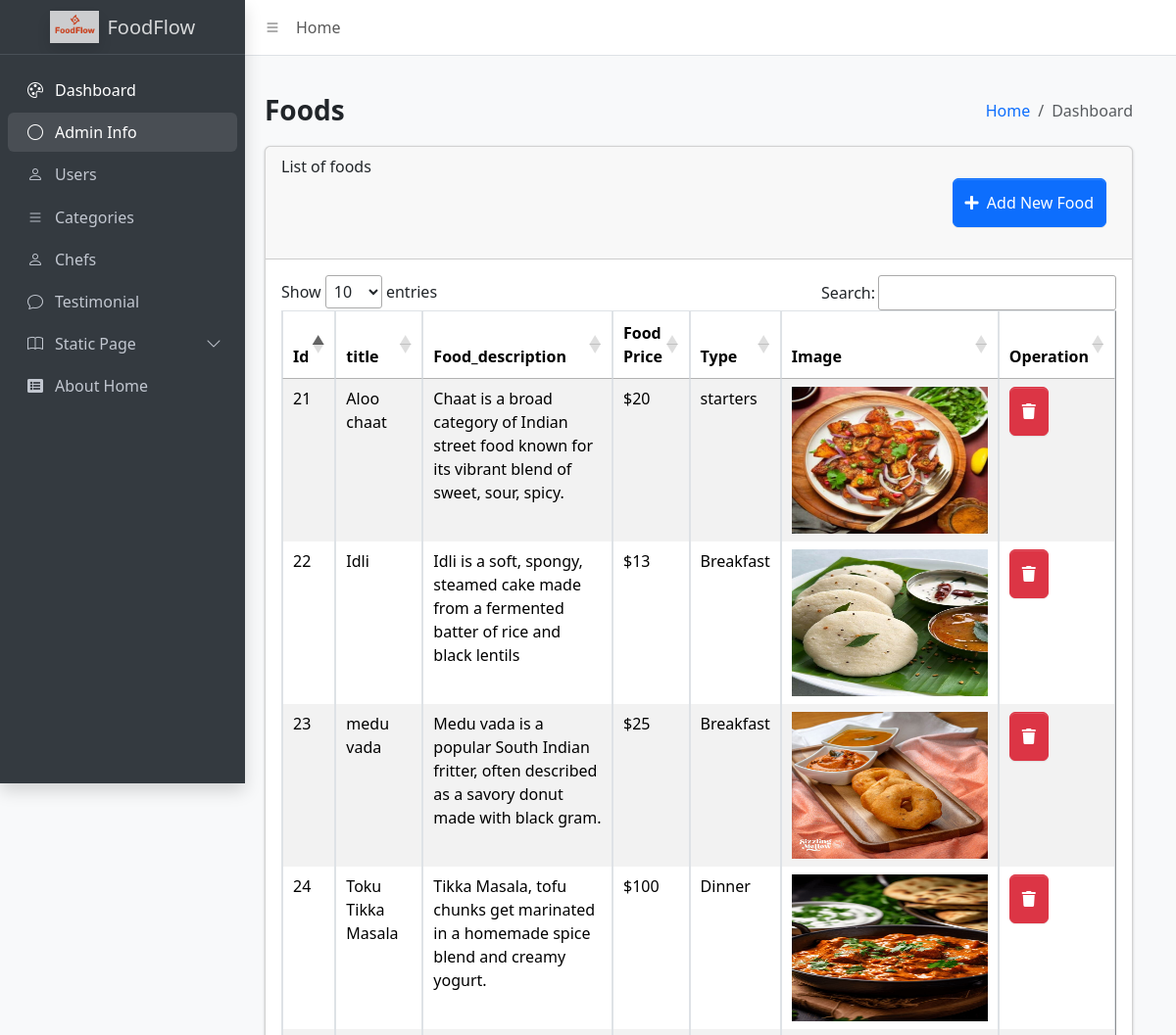
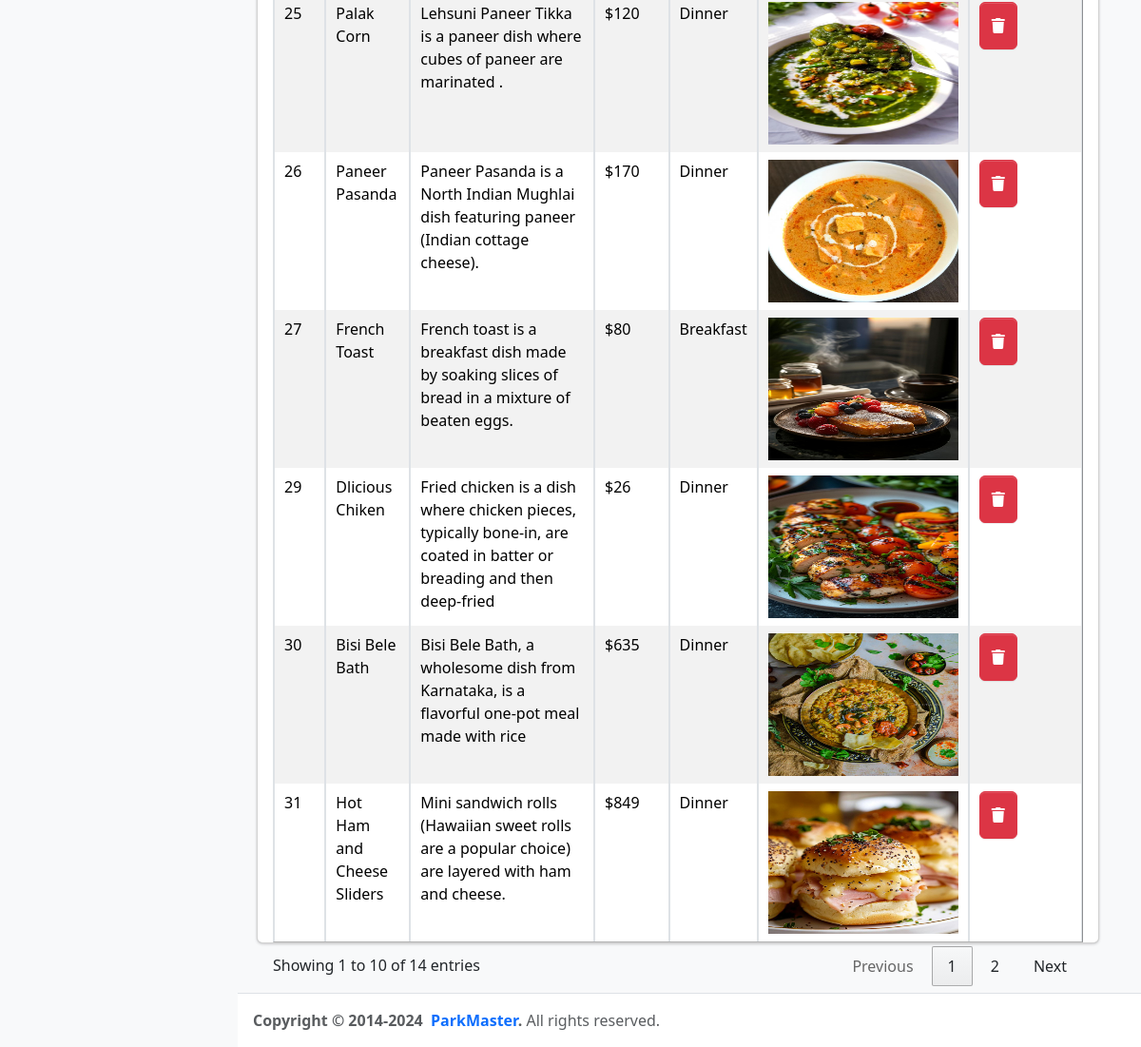
/Admin/category_info.php, run on the app's committed database (2 pictures, top to bottom).
### tables this page shows
CREATE TABLE `categories` (
  `id` int(11) NOT NULL,
  `food_title` varchar(250) NOT NULL,
  `food_description` varchar(250) NOT NULL,
  `food_price` varchar(250) NOT NULL,
  `type` varchar(250) NOT NULL,
  `image` varchar(250) NOT NULL
);

### Admin/category_info.php (the view, shortened to what this page needs)
<?php
require_once '../common/config.php';
require_once 'includes/header.php';
require_once 'includes/aside.php';
?>
<div class="row align-items-center mb-3">
  <div class="col-sm-6">
    <h3 class="mb-0 fw-semibold">Foods  </h3>
  </div>
  <div class="col-sm-6">
    <nav aria-label="breadcrumb">
      <ol class="breadcrumb justify-content-sm-end mb-0">
        <li class="breadcrumb-item"><a href="dashboard.php">Home</a></li>
        <li class="breadcrumb-item active" aria-current="page">Dashboard</li>
      </ol>
    </nav>
  </div>
</div>
<div class="row">
      <div class="col-md-12">
        <div class="card mb-4" style="height: 1900px;">
          <div class="card-header" >
                 List of foods
                 <div class="mb-4 btn_user">
                  <button type="button" class="btn btn-primary" data-bs-toggle="modal" data-bs-target="#newfood">
                    <i class="fa fa-plus"></i>&nbsp; Add New Food
                  </button>
                </div>
            </div>
               <div class="card-body">
                          <table id="myTable1" class="table table-striped table table-bordered mt-5"  border="1px" cellspacing="0" width="100%"    >
                            <thead>
                              <tr>
                              <th scope="col">Id</th>
                                <th scope="col">title</th>
                                <th scope="col">Food_description</th>
                                <th scope="col">Food Price</th>
                                <th scope="col">Type</th>
                                <th scope="col">Image</th>
                                <th scope="col">Operation</th>
                              </tr>
                            </thead>
                            <tbody>
                              <?php
                              $select = "SELECT * FROM categories";
                              $result = mysqli_query($con_query, $select);
                              while ($row = mysqli_fetch_assoc($result)) {
                              ?>
                                <tr>
                                <td><?php echo $row['id']; ?></td>
                                <td><?php echo $row['food_title']; ?></td>
                                  <td><?php echo $row['food_description']; ?></td>
                                  <td><?php echo $row['food_price']; ?></td>
                                  <td><?php echo $row['type']; ?></td>
                                  <td><img src="../../foodflow/user/assets/image/<?php echo $row['image']; ?>" width="200px" height="150px"></td>
                                  <td id="mytd">
                                  <a href="#"><button class="btn  btn-danger delete_btn" data-id="<?php echo $row['id']; ?>"><i class="fa fa-trash"></i></button></a>
                                    </td>
                                </tr>
                              <?php
                              }
                              ?>
                            </tbody>
                          </table>
                    </div>
                  </div>
                </div>
              </div>
<?php
require_once 'includes/footer.php';
?>

### Admin/includes/header.php (shortened to what this page needs)
<!doctype html>
<html lang="en">
  <head>
    <link rel="stylesheet" href="assets/css/adminlte.css" />
    <link
      rel="stylesheet"
      href="https://cdn.jsdelivr.net/npm/@fontsource/source-sans-3@5.0.12/index.css"
    />
    <link rel="stylesheet" href="https://cdn.datatables.net/1.13.5/css/jquery.dataTables.min.css" />
    <link
      rel="stylesheet"
      href="https://cdn.jsdelivr.net/npm/overlayscrollbars@2.10.1/styles/overlayscrollbars.min.css"
    />
    <link
      rel="stylesheet"
      href="https://cdn.jsdelivr.net/npm/bootstrap-icons@1.11.3/font/bootstrap-icons.min.css"
    />
    <link rel="stylesheet" href="https://stackpath.bootstrapcdn.com/font-awesome/4.7.0/css/font-awesome.min.css">
    <link href="https://cdn.jsdelivr.net/npm/@fortawesome/fontawesome-free@6.0.0/css/all.min.css" rel="stylesheet">
     <link href="https://cdnjs.cloudflare.com/ajax/libs/font-awesome/5.15.3/css/all.min.css" rel="stylesheet">
     <link href="https://cdn.jsdelivr.net/npm/bootstrap@5.3.5/dist/css/bootstrap.min.css" rel="stylesheet">
    <link
      rel="stylesheet"
      href="https://cdn.jsdelivr.net/npm/jsvectormap@1.5.3/dist/css/jsvectormap.min.css"
    />
  </head>
  <body class="layout-fixed sidebar-expand-lg bg-body-tertiary">
    <div class="app-wrapper">
      <nav class="app-header navbar navbar-expand bg-body">
        <div class="container-fluid">
          <ul class="navbar-nav">
            <li class="nav-item">
              <a class="nav-link" data-lte-toggle="sidebar" href="#" role="button">
                <i class="bi bi-list"></i>
              </a>
            </li>
            <li class="nav-item d-none d-md-block"><a href="./dashboard.php" class="nav-link">Home</a></li>
          </ul>
          <ul class="navbar-nav ms-auto">
            <li class="nav-item dropdown user-menu">
              <a href="#" class="nav-link dropdown-toggle" data-bs-toggle="dropdown">
              </a>
            </li>
          </ul>
        </div>
      </nav>

### Admin/includes/aside.php (shortened to what this page needs)
<aside class="app-sidebar bg-body-secondary shadow" data-bs-theme="dark">
    <div class="sidebar-brand">
      <a href="./index.html" class="brand-link">
        <img
          src="assets/img/loggo.png"
          alt="AdminLTE Logo"
          class="brand-image opacity-75 shadow"
        />
        <span class="brand-text fw-light">FoodFlow</span>
      </a>
    </div>
    <div class="sidebar-wrapper">
      <nav class="mt-2">
        <ul
          class="nav sidebar-menu flex-column"
          data-lte-toggle="treeview"
          role="menu"
          data-accordion="false"
        >
          <li class="nav-item menu-open">
            <a href="dashboard.php" class="nav-link active">
              <i class="nav-icon bi bi-palette"></i>
              <p>
     Dashboard
              </p>
            </a>
            <ul class="nav nav-treeview">
              <li class="nav-item">
                <a href="admin_info.php" class="nav-link active">
                  <i class="nav-icon bi bi-circle"></i>
                  <p>Admin Info</p>
                </a>
              </li>
              <li class="nav-item">
                    <a href="user_info.php" class="nav-link">
                      <i class="nav-icon bi bi-person"></i>
                      <p>Users</p>
                    </a>
                  </li>
                  <li class="nav-item">
                    <a href="category_info.php" class="nav-link">
                      <i class="nav-icon bi bi-list"></i>
                      <p>Categories</p>
                    </a>
                  </li>
                  <li class="nav-item">
                    <a href="chef_info.php" class="nav-link">
                      <i class="nav-icon bi bi-person"></i>
                      <p>Chefs</p>
                    </a>
                  </li>
                  <li class="nav-item">
                    <a href="testimonial.php" class="nav-link">
                      <i class="nav-icon bi bi-chat"></i>
                      <p>Testimonial</p>
                    </a>
                  </li>
                  <li class="nav-item has-treeview menu-open">
    <a href="#" class="nav-link">
        <i class="nav-icon bi bi-book"></i>
        <p>
            Static Page
        </p>
    </a>
    <ul class="nav nav-treeview" style="display: block;">
        <li class="nav-item">
            <a href="about_home.php" class="nav-link">
                <i class="nav-icon fa fa-list-alt"></i>
                <p>About Home</p>
            </a>
        </li>
        <li class="nav-item">
            <a href="#" class="nav-link">
            </a>
        </li>
    </ul>
</li>
            </ul>
          </li>
        </ul>
      </nav>
    </div>
  </aside>
  <main class="app-main">
    <div class="app-content-header">
      <div class="container-fluid">
        <div class="row">

### Admin/includes/footer.php (shortened to what this page needs)
</div>
</div>
</div>
</main>
<footer class="app-footer">
    <strong>
      Copyright &copy; 2014-2024&nbsp;
      <a href="https://adminlte.io" class="text-decoration-none">ParkMaster</a>.
    </strong>
    All rights reserved.
  </footer>
</div>
</body>
</html>

### Admin/category_info.php (style rules this page uses)
#myTable1 { margin-top: 63px; }
.btn_user { display: flex; justify-content: flex-end; margin-right: 10px; }
.btn { height:50px; }

### data on the page
categories: id "21", food_title "Aloo chaat", food_description "Chaat is a broad category of Indian street food known for its vibrant blend of sweet, sour, spicy.", food_price "$20", type "starters", image (picture)
categories: id "22", food_title "Idli", food_description "Idli is a soft, spongy, steamed cake made from a fermented batter of rice and black lentils", food_price "$13", type "Breakfast", image (picture)
categories: id "23", food_title "medu vada", food_description "Medu vada is a popular South Indian fritter, often described as a savory donut made with black gram.", food_price "$25", type "Breakfast", image (picture)
categories: id "24", food_title "Toku Tikka Masala", food_description "Tikka Masala, tofu chunks get marinated in a homemade spice blend and creamy yogurt.", food_price "$100", type "Dinner", image (picture)
categories: id "25", food_title "Palak Corn", food_description "Lehsuni Paneer Tikka is a paneer dish where cubes of paneer are marinated .", food_price "$120", type "Dinner", image (picture)
categories: id "26", food_title "Paneer Pasanda", food_description "Paneer Pasanda is a North Indian Mughlai dish featuring paneer (Indian cottage cheese).", food_price "$170", type "Dinner", image (picture)
categories: id "27", food_title "French Toast", food_description "French toast is a breakfast dish made by soaking slices of bread in a mixture of beaten eggs.", food_price "$80", type "Breakfast", image (picture)
categories: id "29", food_title "Dlicious Chiken", food_description "Fried chicken is a dish where chicken pieces, typically bone-in, are coated in batter or breading and then deep-fried", food_price "$26", type "Dinner", image (picture)
categories: id "30", food_title "Bisi Bele Bath", food_description "Bisi Bele Bath, a wholesome dish from Karnataka, is a flavorful one-pot meal made with rice", food_price "$635", type "Dinner", image (picture)
categories: id "31", food_title "Hot Ham and Cheese Sliders", food_description "Mini sandwich rolls (Hawaiian sweet rolls are a popular choice) are layered with ham and cheese.", food_price "$849", type "Dinner", image (picture)
